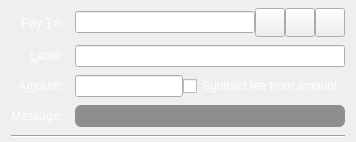
  <widget class="QFrame" name="SendCoins">
   <property name="toolTip">
    <string>This is a normal payment.</string>
   </property>
   <property name="frameShape">
    <enum>QFrame::NoFrame</enum>
   </property>
   <layout class="QGridLayout" name="gridLayout">
    <property name="topMargin">
     <number>8</number>
    </property>
    <property name="bottomMargin">
     <number>4</number>
    </property>
    <property name="horizontalSpacing">
     <number>12</number>
    </property>
    <property name="verticalSpacing">
     <number>8</number>
    </property>
    <item row="0" column="0">
     <widget class="QLabel" name="payToLabel">
      <property name="palette">
       <palette>
        <active>
         <colorrole role="WindowText">
          <brush brushstyle="SolidPattern">
           <color alpha="255">
            <red>255</red>
            <green>255</green>
            <blue>255</blue>
           </color>
          </brush>
         </colorrole>
        </active>
        <inactive>
         <colorrole role="WindowText">
          <brush brushstyle="SolidPattern">
           <color alpha="255">
            <red>255</red>
            <green>255</green>
            <blue>255</blue>
           </color>
          </brush>
         </colorrole>
        </inactive>
        <disabled>
         <colorrole role="WindowText">
          <brush brushstyle="SolidPattern">
           <color alpha="255">
            <red>120</red>
            <green>120</green>
            <blue>120</blue>
           </color>
          </brush>
         </colorrole>
        </disabled>
       </palette>
      </property>
      <property name="text">
       <string>Pay &amp;To:</string>
      </property>
      <property name="alignment">
       <set>Qt::AlignRight|Qt::AlignTrailing|Qt::AlignVCenter</set>
      </property>
      <property name="buddy">
       <cstring>payTo</cstring>
      </property>
     </widget>
    </item>
    <item row="0" column="1">
     <layout class="QHBoxLayout" name="payToLayout">
      <property name="spacing">
       <number>0</number>
      </property>
      <item>
       <widget class="QValidatedLineEdit" name="payTo">
        <property name="toolTip">
         <string>The AsiaDevelopCoin address to send the payment to</string>
        </property>
       </widget>
      </item>
      <item>
       <widget class="QToolButton" name="addressBookButton">
        <property name="toolTip">
         <string>Choose previously used address</string>
        </property>
        <property name="text">
         <string/>
        </property>
        <property name="icon">
         <iconset resource="../bitcoin.qrc">
          <normaloff>:/icons/address-book</normaloff>:/icons/address-book</iconset>
        </property>
        <property name="iconSize">
         <size>
          <width>22</width>
          <height>22</height>
         </size>
        </property>
        <property name="shortcut">
         <string>Alt+A</string>
        </property>
       </widget>
      </item>
      <item>
       <widget class="QToolButton" name="pasteButton">
        <property name="toolTip">
         <string>Paste address from clipboard</string>
        </property>
        <property name="text">
         <string/>
        </property>
        <property name="icon">
         <iconset resource="../bitcoin.qrc">
          <normaloff>:/icons/editpaste</normaloff>:/icons/editpaste</iconset>
        </property>
        <property name="iconSize">
         <size>
          <width>22</width>
          <height>22</height>
         </size>
        </property>
        <property name="shortcut">
         <string>Alt+P</string>
        </property>
       </widget>
      </item>
      <item>
       <widget class="QToolButton" name="deleteButton">
        <property name="toolTip">
         <string>Remove this entry</string>
        </property>
        <property name="text">
         <string/>
        </property>
        <property name="icon">
         <iconset resource="../bitcoin.qrc">
          <normaloff>:/icons/remove</normaloff>:/icons/remove</iconset>
        </property>
        <property name="iconSize">
         <size>
          <width>22</width>
          <height>22</height>
         </size>
        </property>
       </widget>
      </item>
     </layout>
    </item>
    <item row="1" column="0">
     <widget class="QLabel" name="labellLabel">
      <property name="palette">
       <palette>
        <active>
         <colorrole role="WindowText">
          <brush brushstyle="SolidPattern">
           <color alpha="255">
            <red>255</red>
            <green>255</green>
            <blue>255</blue>
           </color>
          </brush>
         </colorrole>
        </active>
        <inactive>
         <colorrole role="WindowText">
          <brush brushstyle="SolidPattern">
           <color alpha="255">
            <red>255</red>
            <green>255</green>
            <blue>255</blue>
           </color>
          </brush>
         </colorrole>
        </inactive>
        <disabled>
         <colorrole role="WindowText">
          <brush brushstyle="SolidPattern">
           <color alpha="255">
            <red>120</red>
            <green>120</green>
            <blue>120</blue>
           </color>
          </brush>
         </colorrole>
        </disabled>
       </palette>
      </property>
      <property name="text">
       <string>&amp;Label:</string>
      </property>
      <property name="alignment">
       <set>Qt::AlignRight|Qt::AlignTrailing|Qt::AlignVCenter</set>
      </property>
      <property name="buddy">
       <cstring>addAsLabel</cstring>
      </property>
     </widget>
    </item>
    <item row="1" column="1">
     <widget class="QLineEdit" name="addAsLabel">
      <property name="toolTip">
       <string>Enter a label for this address to add it to the list of used addresses</string>
      </property>
     </widget>
    </item>
    <item row="2" column="0">
     <widget class="QLabel" name="amountLabel">
      <property name="palette">
       <palette>
        <active>
         <colorrole role="WindowText">
          <brush brushstyle="SolidPattern">
           <color alpha="255">
            <red>255</red>
            <green>255</green>
            <blue>255</blue>
           </color>
          </brush>
         </colorrole>
        </active>
        <inactive>
         <colorrole role="WindowText">
          <brush brushstyle="SolidPattern">
           <color alpha="255">
            <red>255</red>
            <green>255</green>
            <blue>255</blue>
           </color>
          </brush>
         </colorrole>
        </inactive>
        <disabled>
         <colorrole role="WindowText">
          <brush brushstyle="SolidPattern">
           <color alpha="255">
            <red>120</red>
            <green>120</green>
            <blue>120</blue>
           </color>
          </brush>
         </colorrole>
        </disabled>
       </palette>
      </property>
      <property name="text">
       <string>A&amp;mount:</string>
      </property>
      <property name="alignment">
       <set>Qt::AlignRight|Qt::AlignTrailing|Qt::AlignVCenter</set>
      </property>
      <property name="buddy">
       <cstring>payAmount</cstring>
      </property>
     </widget>
    </item>
    <item row="2" column="1">
     <layout class="QHBoxLayout" name="horizontalLayoutAmount" stretch="0,1">
      <item>
       <widget class="BitcoinAmountField" name="payAmount"/>
      </item>
      <item>
       <widget class="QCheckBox" name="checkboxSubtractFeeFromAmount">
        <property name="palette">
         <palette>
          <active>
           <colorrole role="WindowText">
            <brush brushstyle="SolidPattern">
             <color alpha="255">
              <red>255</red>
              <green>255</green>
              <blue>255</blue>
             </color>
            </brush>
           </colorrole>
          </active>
          <inactive>
           <colorrole role="WindowText">
            <brush brushstyle="SolidPattern">
             <color alpha="255">
              <red>255</red>
              <green>255</green>
              <blue>255</blue>
             </color>
            </brush>
           </colorrole>
          </inactive>
          <disabled>
           <colorrole role="WindowText">
            <brush brushstyle="SolidPattern">
             <color alpha="255">
              <red>120</red>
              <green>120</green>
              <blue>120</blue>
             </color>
            </brush>
           </colorrole>
          </disabled>
         </palette>
        </property>
        <property name="toolTip">
         <string>The fee will be deducted from the amount being sent. The recipient will receive less asiadevelopcoins than you enter in the amount field. If multiple recipients are selected, the fee is split equally.</string>
        </property>
        <property name="text">
         <string>S&amp;ubtract fee from amount</string>
        </property>
       </widget>
      </item>
     </layout>
    </item>
    <item row="3" column="0">
     <widget class="QLabel" name="messageLabel">
      <property name="palette">
       <palette>
        <active>
         <colorrole role="WindowText">
          <brush brushstyle="SolidPattern">
           <color alpha="255">
            <red>255</red>
            <green>255</green>
            <blue>255</blue>
           </color>
          </brush>
         </colorrole>
        </active>
        <inactive>
         <colorrole role="WindowText">
          <brush brushstyle="SolidPattern">
           <color alpha="255">
            <red>255</red>
            <green>255</green>
            <blue>255</blue>
           </color>
          </brush>
         </colorrole>
        </inactive>
        <disabled>
         <colorrole role="WindowText">
          <brush brushstyle="SolidPattern">
           <color alpha="255">
            <red>120</red>
            <green>120</green>
            <blue>120</blue>
           </color>
          </brush>
         </colorrole>
        </disabled>
       </palette>
      </property>
      <property name="text">
       <string>Message:</string>
      </property>
      <property name="alignment">
       <set>Qt::AlignRight|Qt::AlignTrailing|Qt::AlignVCenter</set>
      </property>
     </widget>
    </item>
    <item row="3" column="1">
     <widget class="QLabel" name="messageTextLabel">
      <property name="palette">
       <palette>
        <active>
         <colorrole role="WindowText">
          <brush brushstyle="SolidPattern">
           <color alpha="255">
            <red>255</red>
            <green>255</green>
            <blue>255</blue>
           </color>
          </brush>
         </colorrole>
         <colorrole role="Button">
          <brush brushstyle="LinearGradientPattern">
           <gradient startx="0.500000000000000" starty="0.000000000000000" endx="0.500000000000000" endy="1.000000000000000" type="LinearGradient" spread="PadSpread" coordinatemode="ObjectBoundingMode">
            <gradientstop position="0.500000000000000">
             <color alpha="102">
              <red>0</red>
              <green>0</green>
              <blue>0</blue>
             </color>
            </gradientstop>
           </gradient>
          </brush>
         </colorrole>
         <colorrole role="Base">
          <brush brushstyle="LinearGradientPattern">
           <gradient startx="0.500000000000000" starty="0.000000000000000" endx="0.500000000000000" endy="1.000000000000000" type="LinearGradient" spread="PadSpread" coordinatemode="ObjectBoundingMode">
            <gradientstop position="0.500000000000000">
             <color alpha="102">
              <red>0</red>
              <green>0</green>
              <blue>0</blue>
             </color>
            </gradientstop>
           </gradient>
          </brush>
         </colorrole>
         <colorrole role="Window">
          <brush brushstyle="LinearGradientPattern">
           <gradient startx="0.500000000000000" starty="0.000000000000000" endx="0.500000000000000" endy="1.000000000000000" type="LinearGradient" spread="PadSpread" coordinatemode="ObjectBoundingMode">
            <gradientstop position="0.500000000000000">
             <color alpha="102">
              <red>0</red>
              <green>0</green>
              <blue>0</blue>
             </color>
            </gradientstop>
           </gradient>
          </brush>
         </colorrole>
        </active>
        <inactive>
         <colorrole role="WindowText">
          <brush brushstyle="SolidPattern">
           <color alpha="255">
            <red>255</red>
            <green>255</green>
            <blue>255</blue>
           </color>
          </brush>
         </colorrole>
         <colorrole role="Button">
          <brush brushstyle="LinearGradientPattern">
           <gradient startx="0.500000000000000" starty="0.000000000000000" endx="0.500000000000000" endy="1.000000000000000" type="LinearGradient" spread="PadSpread" coordinatemode="ObjectBoundingMode">
            <gradientstop position="0.500000000000000">
             <color alpha="102">
              <red>0</red>
              <green>0</green>
              <blue>0</blue>
             </color>
            </gradientstop>
           </gradient>
          </brush>
         </colorrole>
         <colorrole role="Base">
          <brush brushstyle="LinearGradientPattern">
           <gradient startx="0.500000000000000" starty="0.000000000000000" endx="0.500000000000000" endy="1.000000000000000" type="LinearGradient" spread="PadSpread" coordinatemode="ObjectBoundingMode">
            <gradientstop position="0.500000000000000">
             <color alpha="102">
              <red>0</red>
              <green>0</green>
              <blue>0</blue>
             </color>
            </gradientstop>
           </gradient>
          </brush>
         </colorrole>
         <colorrole role="Window">
          <brush brushstyle="LinearGradientPattern">
           <gradient startx="0.500000000000000" starty="0.000000000000000" endx="0.500000000000000" endy="1.000000000000000" type="LinearGradient" spread="PadSpread" coordinatemode="ObjectBoundingMode">
            <gradientstop position="0.500000000000000">
             <color alpha="102">
              <red>0</red>
              <green>0</green>
              <blue>0</blue>
             </color>
            </gradientstop>
           </gradient>
          </brush>
         </colorrole>
        </inactive>
        <disabled>
         <colorrole role="WindowText">
          <brush brushstyle="SolidPattern">
           <color alpha="255">
            <red>120</red>
            <green>120</green>
            <blue>120</blue>
           </color>
          </brush>
         </colorrole>
         <colorrole role="Button">
          <brush brushstyle="LinearGradientPattern">
           <gradient startx="0.500000000000000" starty="0.000000000000000" endx="0.500000000000000" endy="1.000000000000000" type="LinearGradient" spread="PadSpread" coordinatemode="ObjectBoundingMode">
            <gradientstop position="0.500000000000000">
             <color alpha="102">
              <red>0</red>
              <green>0</green>
              <blue>0</blue>
             </color>
            </gradientstop>
           </gradient>
          </brush>
         </colorrole>
         <colorrole role="Base">
          <brush brushstyle="LinearGradientPattern">
           <gradient startx="0.500000000000000" starty="0.000000000000000" endx="0.500000000000000" endy="1.000000000000000" type="LinearGradient" spread="PadSpread" coordinatemode="ObjectBoundingMode">
            <gradientstop position="0.500000000000000">
             <color alpha="102">
              <red>0</red>
              <green>0</green>
              <blue>0</blue>
             </color>
            </gradientstop>
           </gradient>
          </brush>
         </colorrole>
         <colorrole role="Window">
          <brush brushstyle="LinearGradientPattern">
           <gradient startx="0.500000000000000" starty="0.000000000000000" endx="0.500000000000000" endy="1.000000000000000" type="LinearGradient" spread="PadSpread" coordinatemode="ObjectBoundingMode">
            <gradientstop position="0.500000000000000">
             <color alpha="102">
              <red>0</red>
              <green>0</green>
              <blue>0</blue>
             </color>
            </gradientstop>
           </gradient>
          </brush>
         </colorrole>
        </disabled>
       </palette>
      </property>
      <property name="toolTip">
       <string>A message that was attached to the asiadevelopcoin: URI which will be stored with the transaction for your reference. Note: This message will not be sent over the AsiaDevelopCoin network.</string>
      </property>
      <property name="styleSheet">
       <string notr="true">background-color: qlineargradient(spread:pad, x1:0.5, y1:0, x2:0.5, y2:1, stop:0.5 rgba(0, 0, 0, 102));
border:0;
border-radius:6px;
font-size:10px;
font-weight:bold;
padding-left:5px;
padding-right:5px;
padding-top:5px;
padding-bottom:5px;</string>
      </property>
      <property name="textFormat">
       <enum>Qt::PlainText</enum>
      </property>
     </widget>
    </item>
    <item row="4" column="0" colspan="2">
     <widget class="Line" name="line">
      <property name="orientation">
       <enum>Qt::Horizontal</enum>
      </property>
     </widget>
    </item>
   </layout>
  </widget>
